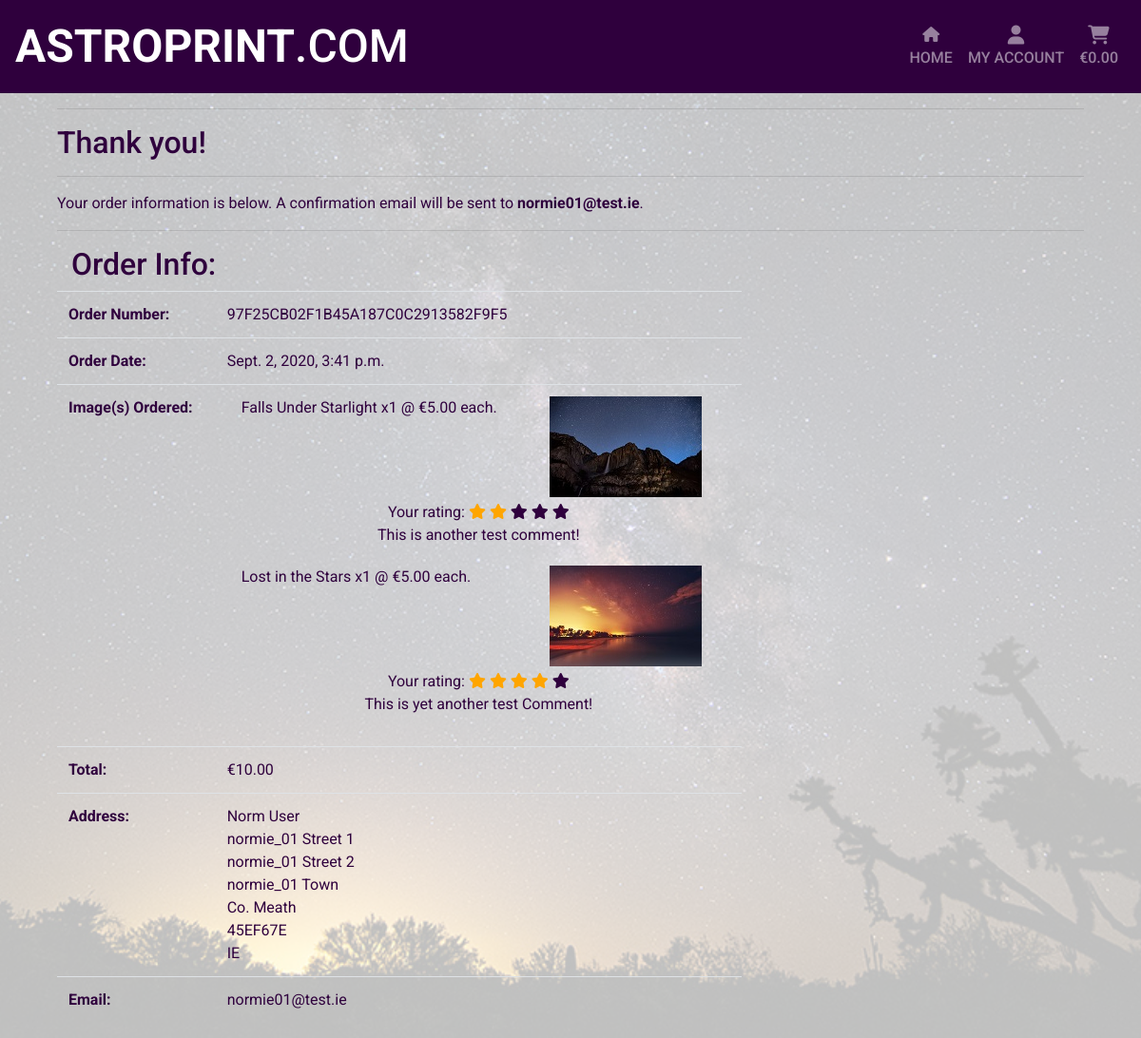
Page /profile/order_history/97F25CB02F1B45A187C0C2913582F9F5 on the committed database.
### checkout/models.py (models this page shows, shortened)
class Order(models.Model):
    order_number = models.CharField(max_length=32, null=False, blank=False)
    user_profile = models.ForeignKey(
        UserProfile, on_delete=models.SET_NULL, null=True, blank=True,
        related_name='orders')
    full_name = models.CharField(max_length=50, null=False, blank=False)
    email = models.CharField(max_length=254, null=False, blank=False)
    phone_no = models.CharField(max_length=20, null=False, blank=False)
    street1 = models.CharField(max_length=100, null=False, blank=False)
    street2 = models.CharField(max_length=100, null=True, blank=True)
    town_city = models.CharField(max_length=30, null=False, blank=False)
    county = models.CharField(max_length=30, null=True, blank=True)
    post_code = models.CharField(max_length=8, null=True, blank=True)
    country = CountryField(blank_label='Country', null=False, blank=False)
    date = models.DateTimeField(auto_now_add=True)
    order_total = models.DecimalField(
        max_digits=10, decimal_places=2, null=False, default=0)
    total = models.DecimalField(
        max_digits=10, decimal_places=2, null=False, default=0)
    original_bag = models.TextField(
        null=False, blank=False, default='')
    stripe_pid = models.CharField(
        max_length=254, null=False, blank=False, default='')

class OrderItem(models.Model):
    order = models.ForeignKey(
        Order, null=False, blank=False, on_delete=models.CASCADE,
        related_name='orderitems')
    image = models.ForeignKey(
        Image, null=False, blank=False, on_delete=models.CASCADE)
    quantity = models.IntegerField(null=False, blank=False, default=0)
    orderitem_total = models.DecimalField(
        max_digits=6, decimal_places=2, null=False, blank=False,
        editable=False)
    rating = models.IntegerField(default=0)
    comment = models.TextField(
        null=True, blank=True, max_length=256)
    feedback = models.BooleanField(default=False)

### images/models.py (models this page shows, shortened)
class Image(models.Model):
    prev_img = models.ImageField(verbose_name='', upload_to='user_images/')
    tmnl_img = models.ImageField(verbose_name='', upload_to='user_images/')
    img_title = models.CharField(max_length=75, null=False, blank=False)
    img_taken = models.DateField(null=True, blank=True)
    base_price = models.DecimalField(max_digits=6, decimal_places=2)
    user_id = models.ForeignKey(User, to_field='id', on_delete=models.CASCADE)
    img_status = models.BooleanField(default=False)
    vol_sold = models.IntegerField(default=0)
    img_rating = models.IntegerField(null=False, blank=False, default=0)
    img_data_id = models.ForeignKey(
        'Image_Data', to_field='id', on_delete=models.SET_NULL,
        null=True, blank=True
    )
    date_added = models.DateTimeField(auto_now_add=True)
    last_updated = models.DateTimeField(auto_now=True)

### user_profile/views.py (the view)
def order_history(request, order_number):
    order = get_object_or_404(Order, order_number=order_number)
    messages.info(request, (f'Order confirmation for order no. {order_number} \
        as sent via email on the order date!'))
    template = 'checkout/checkout_success.html'
    context = {
        'order': order,
        'from_profile': True,
    }
    return render(request, template, context)

### shopping_bag/contexts.py (called while the page is built, shortened)
def bag_contents(request):
    bag_images = []
    total = 0
    prod_count = 0
    bag = request.session.get('bag', {})
    context = {
        'bag_images': bag_images,
        'total': total,
        'prod_count': prod_count,
    }
    return context

### checkout/templates/checkout/checkout_success.html (shortened to what this page needs)
{% extends "base.html" %}
{% load static %}
{% block extra_css %}
    <link rel="stylesheet" href="{% static 'checkout/css/checkout.css' %}">
{% endblock %}
{% block content %}
    <div class="overlay"></div>
    <div class="container">
        <div class="row">
            <div class="col-12">
                <hr>
                <h2>Thank you!</h2>
                <hr>
                <p>
                    Your order information is below. A confirmation
                    email will be sent to <strong>{{ order.email }}</strong>.
                </p>
                <hr>
            </div>
        </div>
        <div class="row">
            <div class="col-12">
                <div>
                    <div class="row">
                        <div class="col">
                            <h2>Order Info:</h2>
                        </div>
                    </div>
                    <div class="row">
                        <div class="col-12 col-md-8 px-0">
                            <table class="table table-text desktop">
                                <tr>
                                    <th>Order Number:</th>
                                    <td class="text-left">{{ order.order_number }}</td>
                                </tr>
                                <tr>
                                    <th>Order Date:</th>
                                    <td class="text-left">{{ order.date }}</td>
                                </tr>
                                <tr>
                                    <th>Image(s) Ordered:</th>
                                    <td>
                                        {% for i in order.orderitems.all %}
                                            <div class="row mb-1">
                                                <div class="col-12 col-md-7 text-left">
                                                    {{ i.image.img_title }} x{{ i.quantity }} @ €{{ i.image.base_price }} each.
                                                </div>
                                                <div class="col-12 col-md-5 text-center desktop">
                                                    <img src="{{ i.image.tmnl_img.url }}" alt="{{ i.image.img_title }}">
                                                </div>
                                            </div>
                                            <div class="row mb-1 desktop">
                                                <div class="col text-center">
                                                    {% if i.feedback == False %}
                                                        <a href="{% url 'leave_rating' order.order_number i.image_id %}" class="btn btn-site">
                                                            <span class="icon">
                                                                <i class="far fa-comments" aria-hidden="true"></i>
                                                            </span>
                                                            <span>Rate & Leave a Comment</span>
                                                        </a>
                                                    {% else %}
                                                        <div class="row">
                                                            <div class="col">
                                                                <div class="star text-center">
                                                                    <span>Your rating: </span>
                                                                    {% if i.rating == 5 %}
                                                                        <span class="fa fa-star star-1 checked"></span>
                                                                        <span class="fa fa-star star-2 checked"></span>
                                                                        <span class="fa fa-star star-3 checked"></span>
                                                                        <span class="fa fa-star star-4 checked"></span>
                                                                        <span class="fa fa-star star-5 checked"></span>
                                                                    {% elif i.rating == 4 %}
                                                                        <span class="fa fa-star star-1 checked"></span>
                                                                        <span class="fa fa-star star-2 checked"></span>
                                                                        <span class="fa fa-star star-3 checked"></span>
                                                                        <span class="fa fa-star star-4 checked"></span>
                                                                        <span class="fa fa-star star-5"></span>
                                                                    {% elif i.rating == 3 %}
                                                                        <span class="fa fa-star star-1 checked"></span>
                                                                        <span class="fa fa-star star-2 checked"></span>
                                                                        <span class="fa fa-star star-3 checked"></span>
                                                                        <span class="fa fa-star star-4"></span>
                                                                        <span class="fa fa-star star-5"></span>
                                                                    {% elif i.rating == 2 %}
                                                                        <span class="fa fa-star star-1 checked"></span>
                                                                        <span class="fa fa-star star-2 checked"></span>
                                                                        <span class="fa fa-star star-3"></span>
                                                                        <span class="fa fa-star star-4"></span>
                                                                        <span class="fa fa-star star-5"></span>
                                                                    {% elif i.rating == 1 %}
                                                                        <span class="fa fa-star star-1 checked"></span>
                                                                        <span class="fa fa-star star-2"></span>
                                                                        <span class="fa fa-star star-3"></span>
                                                                        <span class="fa fa-star star-4"></span>
                                                                        <span class="fa fa-star star-5"></span>
                                                                    {% endif %}
                                                                </div>
                                                            </div>
                                                        </div>
                                                        <div class="row">
                                                            <div class="col">
                                                                <p>{{ i.comment }}</p>
                                                            </div>
                                                        </div>
                                                    {% endif %}
                                                </div>
                                            </div>
                                        {% endfor %}
                                    </td>
                                </tr>
                                <tr>
                                    <th>Total:</th>
                                    <td class="text-left">€{{ order.order_total }}</td>
                                </tr>
                                <tr>
                                    <th>Address:</th>
                                    <td class="text-left">
                                        {{ order.full_name }}<br/>
                                        {{ order.street1 }}<br/>
                                        {% if order.street2 %}
                                            {{ order.street2 }}<br/>
                                        {% endif %}
                                        {{ order.town_city }}<br/>
                                        {{ order.county }}<br/>
                                        {{ order.post_code }}<br/>
                                        {{ order.country }}<br/>
                                    </td>
                                </tr>
                                <tr>
                                    <th>Email:</th>
                                    <td class="text-left">{{ order.email }}</td>
                                </tr>
                            </table>
                        </div>
                    </div>
                </div>
            </div>
        </div>
    </div>
{% endblock %}

### templates/base.html (shortened to what this page needs)
{% load static %}
<!doctype html>
<html lang="en">
  <head>
    {% block core_css %}
        <link rel="stylesheet" href="https://stackpath.bootstrapcdn.com/bootstrap/4.5.0/css/bootstrap.min.css">
        <link rel="stylesheet" href="{% static 'css/base.css' %}">
        <link rel="stylesheet" href="https://cdn.jsdelivr.net/gh/fancyapps/fancybox@3.5.7/dist/jquery.fancybox.min.css" />
    {% endblock %}
    {% block extra_css %}{% endblock %}
  </head>
  <body>
    <header class="container-fluid">
        {% include 'includes/mobile-header.html' %}
    </header>
    <section class="h-100">
        {% block content %}{% endblock %}
    </section>
    {% if messages %}
        <div class="message-container">
        </div>
    {% endif %}
  </body>
</html>

### templates/includes/mobile-header.html (shortened to what this page needs)
<nav class="navbar navbar-expand-lg bg-color navbar-dark m-0">
    <a href="{% url 'home' %}" class="navbar-brand logo-font"><strong>AstroPrint</strong>.com</a>
    <div class="collapse navbar-collapse" id="collapsibleNavbar">
        <ul class="navbar-nav ml-auto">
            <li class="nav-item text-center">
                <a class="nav-link menu-font" href="{% url 'home' %}">
                <i class="fa fa-home" aria-hidden="true"></i>
                <p class="my-0">Home</p>
                </a>
            </li>
            <li class="nav-item dropdown text-center">
                <a class="nav-link menu-font" href="#" id="user-options" data-toggle="dropdown" aria-haspopup="true" aria-expanded="false">
                    <div><i class="fas fa-user fa-lg"></i></div>
                    <p class="my-0">My Account</p>
                </a>
            </li>
            <li class="nav-item text-center">
                <a class="{% if grand_total %}text-info font-weight-bold{% else %}text-black{% endif %} nav-link menu-font" href="{% url 'show_bag' %}">
                    <i class="fas fa-shopping-cart fa-lg"></i>
                    <p class="my-0">
                        {% if total %}
                            €{{ total|floatformat:2 }}
                        {% else %}
                            €0.00
                        {% endif %}
                    </p>
                </a>
            </li>
        </ul>
    </div>
</nav>

### static/css/base.css (style rules this page uses)
a { font-weight: 500; }
body { background: url('/media/Test1.jpg') no-repeat center center fixed; background-size: cover; color: #2f003d; font-family: "Roboto", sans-serif; height: calc(100vh - 82px); }
html { height: 100%; width: 100%; }
.bg-color { background-color: #2f003d; }
.checked { color: gold; }
.container-fluid { margin: 0; padding: 0; }
.logo-font { font-size: 3rem; text-transform: uppercase; }
.menu-font { text-transform: uppercase; }
.overlay { height: 100%; width: 100%; top: 0; left: 0; position: fixed; background: rgba(255, 255, 255, .75); z-index: -8888; }
.row { margin: 0; }
.table-text { color: #2f003d; }
.message-container { position: fixed; top: 72px; right: 15px; z-index: 999999; }

### checkout/static/checkout/css/checkout.css (style rules this page uses)
.checked { color: orange; }

### rows in the picture
Order: email "normie01@test.ie", order_number "97F25CB02F1B45A187C0C2913582F9F5", date "Sept. 2, 2020, 3:41 p.m.", order_total "10.00", full_name "Norm User", street1 "normie_01 Street 1", street2 "normie_01 Street 2", town_city "normie_01 Town", county "Co. Meath", post_code "45EF67E", country "IE"
OrderItem: image.img_title "Falls Under Starlight", quantity "1", image.base_price "5.00", image.tmnl_img (picture), rating 2 (drawn), comment "This is another test comment!"
OrderItem: image.img_title "Lost in the Stars", quantity "1", image.base_price "5.00", image.tmnl_img (picture), rating 4 (drawn), comment "This is yet another test Comment!"
